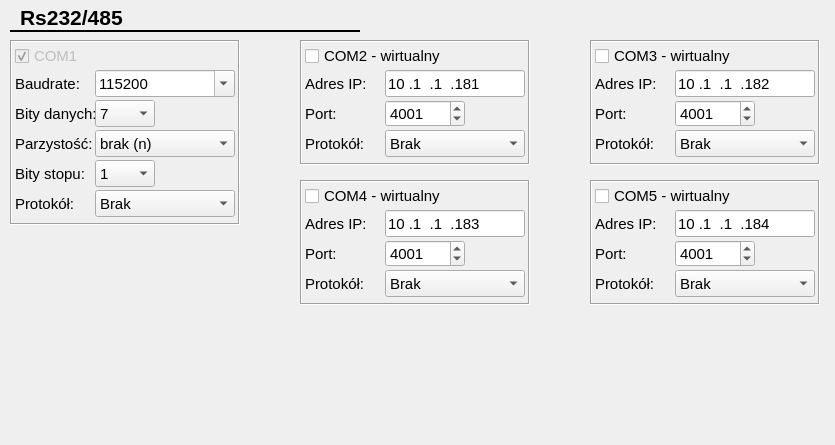
<?xml version="1.0" encoding="UTF-8"?>
<ui version="4.0">
 <class>CRs232CfgForm</class>
 <widget class="QWidget" name="CRs232CfgForm">
  <property name="geometry">
   <rect>
    <x>0</x>
    <y>0</y>
    <width>835</width>
    <height>445</height>
   </rect>
  </property>
  <property name="windowTitle">
   <string>Form</string>
  </property>
  <widget class="QLabel" name="label_13">
   <property name="geometry">
    <rect>
     <x>20</x>
     <y>5</y>
     <width>220</width>
     <height>25</height>
    </rect>
   </property>
   <property name="font">
    <font>
     <family>Arial</family>
     <pointsize>16</pointsize>
     <weight>75</weight>
     <bold>true</bold>
     <underline>false</underline>
    </font>
   </property>
   <property name="text">
    <string>Rs232/485</string>
   </property>
   <property name="textFormat">
    <enum>Qt::AutoText</enum>
   </property>
  </widget>
  <widget class="Line" name="line">
   <property name="geometry">
    <rect>
     <x>10</x>
     <y>30</y>
     <width>350</width>
     <height>3</height>
    </rect>
   </property>
   <property name="frameShadow">
    <enum>QFrame::Plain</enum>
   </property>
   <property name="lineWidth">
    <number>2</number>
   </property>
   <property name="orientation">
    <enum>Qt::Horizontal</enum>
   </property>
  </widget>
  <widget class="QFrame" name="frame_11">
   <property name="geometry">
    <rect>
     <x>10</x>
     <y>40</y>
     <width>230</width>
     <height>185</height>
    </rect>
   </property>
   <property name="font">
    <font>
     <pointsize>11</pointsize>
    </font>
   </property>
   <property name="frameShape">
    <enum>QFrame::Box</enum>
   </property>
   <property name="frameShadow">
    <enum>QFrame::Sunken</enum>
   </property>
   <widget class="QCheckBox" name="rsActiveChk">
    <property name="enabled">
     <bool>false</bool>
    </property>
    <property name="geometry">
     <rect>
      <x>5</x>
      <y>5</y>
      <width>150</width>
      <height>22</height>
     </rect>
    </property>
    <property name="font">
     <font>
      <family>Arial</family>
      <pointsize>11</pointsize>
     </font>
    </property>
    <property name="text">
     <string>COM1</string>
    </property>
    <property name="checked">
     <bool>true</bool>
    </property>
   </widget>
   <widget class="QLabel" name="label_80">
    <property name="geometry">
     <rect>
      <x>5</x>
      <y>35</y>
      <width>70</width>
      <height>17</height>
     </rect>
    </property>
    <property name="font">
     <font>
      <family>Arial</family>
      <pointsize>11</pointsize>
     </font>
    </property>
    <property name="text">
     <string>Baudrate:</string>
    </property>
   </widget>
   <widget class="QLabel" name="label_81">
    <property name="geometry">
     <rect>
      <x>5</x>
      <y>95</y>
      <width>80</width>
      <height>17</height>
     </rect>
    </property>
    <property name="font">
     <font>
      <family>Arial</family>
      <pointsize>11</pointsize>
     </font>
    </property>
    <property name="text">
     <string>Parzystość:</string>
    </property>
   </widget>
   <widget class="QLabel" name="label_82">
    <property name="geometry">
     <rect>
      <x>5</x>
      <y>125</y>
      <width>80</width>
      <height>17</height>
     </rect>
    </property>
    <property name="font">
     <font>
      <family>Arial</family>
      <pointsize>11</pointsize>
     </font>
    </property>
    <property name="text">
     <string>Bity stopu:</string>
    </property>
   </widget>
   <widget class="QLabel" name="label_83">
    <property name="geometry">
     <rect>
      <x>5</x>
      <y>155</y>
      <width>70</width>
      <height>17</height>
     </rect>
    </property>
    <property name="font">
     <font>
      <family>Arial</family>
      <pointsize>11</pointsize>
     </font>
    </property>
    <property name="text">
     <string>Protokół:</string>
    </property>
   </widget>
   <widget class="QComboBox" name="rsBaudrateCmb">
    <property name="geometry">
     <rect>
      <x>85</x>
      <y>30</y>
      <width>140</width>
      <height>27</height>
     </rect>
    </property>
    <property name="font">
     <font>
      <family>Arial</family>
      <pointsize>11</pointsize>
     </font>
    </property>
    <property name="editable">
     <bool>true</bool>
    </property>
    <property name="currentIndex">
     <number>12</number>
    </property>
    <item>
     <property name="text">
      <string>50</string>
     </property>
    </item>
    <item>
     <property name="text">
      <string>100</string>
     </property>
    </item>
    <item>
     <property name="text">
      <string>110</string>
     </property>
    </item>
    <item>
     <property name="text">
      <string>300</string>
     </property>
    </item>
    <item>
     <property name="text">
      <string>600</string>
     </property>
    </item>
    <item>
     <property name="text">
      <string>1200</string>
     </property>
    </item>
    <item>
     <property name="text">
      <string>2400</string>
     </property>
    </item>
    <item>
     <property name="text">
      <string>4800</string>
     </property>
    </item>
    <item>
     <property name="text">
      <string>9600</string>
     </property>
    </item>
    <item>
     <property name="text">
      <string>19200</string>
     </property>
    </item>
    <item>
     <property name="text">
      <string>38400</string>
     </property>
    </item>
    <item>
     <property name="text">
      <string>57600</string>
     </property>
    </item>
    <item>
     <property name="text">
      <string>115200</string>
     </property>
    </item>
   </widget>
   <widget class="QComboBox" name="rsParityCmb">
    <property name="geometry">
     <rect>
      <x>85</x>
      <y>90</y>
      <width>140</width>
      <height>27</height>
     </rect>
    </property>
    <property name="font">
     <font>
      <family>Arial</family>
      <pointsize>11</pointsize>
     </font>
    </property>
    <property name="currentIndex">
     <number>0</number>
    </property>
    <item>
     <property name="text">
      <string>brak (n)</string>
     </property>
    </item>
    <item>
     <property name="text">
      <string>parzysty (e)</string>
     </property>
    </item>
    <item>
     <property name="text">
      <string>nieparzysty (o)</string>
     </property>
    </item>
   </widget>
   <widget class="QComboBox" name="rsStopBitsCmb">
    <property name="geometry">
     <rect>
      <x>85</x>
      <y>120</y>
      <width>60</width>
      <height>27</height>
     </rect>
    </property>
    <property name="font">
     <font>
      <family>Arial</family>
      <pointsize>11</pointsize>
     </font>
    </property>
    <item>
     <property name="text">
      <string>1</string>
     </property>
    </item>
    <item>
     <property name="text">
      <string>2</string>
     </property>
    </item>
   </widget>
   <widget class="QComboBox" name="rsProtocolCmb">
    <property name="geometry">
     <rect>
      <x>85</x>
      <y>150</y>
      <width>140</width>
      <height>27</height>
     </rect>
    </property>
    <property name="font">
     <font>
      <family>Arial</family>
      <pointsize>11</pointsize>
     </font>
    </property>
    <property name="currentIndex">
     <number>0</number>
    </property>
    <item>
     <property name="text">
      <string>Brak</string>
     </property>
    </item>
    <item>
     <property name="text">
      <string>Konsola</string>
     </property>
    </item>
    <item>
     <property name="text">
      <string>Modbus master</string>
     </property>
    </item>
    <item>
     <property name="text">
      <string>Licznik energii</string>
     </property>
    </item>
   </widget>
   <widget class="QLabel" name="label">
    <property name="geometry">
     <rect>
      <x>5</x>
      <y>65</y>
      <width>81</width>
      <height>17</height>
     </rect>
    </property>
    <property name="font">
     <font>
      <family>Arial</family>
      <pointsize>11</pointsize>
     </font>
    </property>
    <property name="text">
     <string>Bity danych:</string>
    </property>
   </widget>
   <widget class="QComboBox" name="rsDataBitsCmb">
    <property name="geometry">
     <rect>
      <x>85</x>
      <y>60</y>
      <width>60</width>
      <height>27</height>
     </rect>
    </property>
    <property name="font">
     <font>
      <family>Arial</family>
      <pointsize>11</pointsize>
     </font>
    </property>
    <item>
     <property name="text">
      <string>7</string>
     </property>
    </item>
    <item>
     <property name="text">
      <string>8</string>
     </property>
    </item>
   </widget>
  </widget>
  <widget class="QFrame" name="frame_14">
   <property name="geometry">
    <rect>
     <x>300</x>
     <y>180</y>
     <width>230</width>
     <height>125</height>
    </rect>
   </property>
   <property name="font">
    <font>
     <pointsize>11</pointsize>
    </font>
   </property>
   <property name="frameShape">
    <enum>QFrame::Box</enum>
   </property>
   <property name="frameShadow">
    <enum>QFrame::Sunken</enum>
   </property>
   <widget class="QCheckBox" name="virtRs3ActiveChk">
    <property name="geometry">
     <rect>
      <x>5</x>
      <y>5</y>
      <width>150</width>
      <height>22</height>
     </rect>
    </property>
    <property name="font">
     <font>
      <family>Arial</family>
      <pointsize>11</pointsize>
     </font>
    </property>
    <property name="text">
     <string>COM4 - wirtualny</string>
    </property>
    <property name="checked">
     <bool>false</bool>
    </property>
   </widget>
   <widget class="QLabel" name="label_90">
    <property name="geometry">
     <rect>
      <x>5</x>
      <y>95</y>
      <width>70</width>
      <height>17</height>
     </rect>
    </property>
    <property name="font">
     <font>
      <family>Arial</family>
      <pointsize>11</pointsize>
     </font>
    </property>
    <property name="text">
     <string>Protokół:</string>
    </property>
   </widget>
   <widget class="QComboBox" name="virtRs3ProtocolCmb">
    <property name="geometry">
     <rect>
      <x>85</x>
      <y>90</y>
      <width>140</width>
      <height>27</height>
     </rect>
    </property>
    <property name="font">
     <font>
      <family>Arial</family>
      <pointsize>11</pointsize>
     </font>
    </property>
    <property name="currentIndex">
     <number>0</number>
    </property>
    <item>
     <property name="text">
      <string>Brak</string>
     </property>
    </item>
    <item>
     <property name="text">
      <string>Konsola</string>
     </property>
    </item>
    <item>
     <property name="text">
      <string>Modbus master</string>
     </property>
    </item>
    <item>
     <property name="text">
      <string>Licznik energii</string>
     </property>
    </item>
   </widget>
   <widget class="QLineEdit" name="virtRs3IpAddrEdit">
    <property name="geometry">
     <rect>
      <x>85</x>
      <y>30</y>
      <width>140</width>
      <height>27</height>
     </rect>
    </property>
    <property name="font">
     <font>
      <family>Arial</family>
      <pointsize>11</pointsize>
     </font>
    </property>
    <property name="inputMask">
     <string>000.000.000.000</string>
    </property>
    <property name="text">
     <string>10.1.1.183</string>
    </property>
   </widget>
   <widget class="QLabel" name="label_91">
    <property name="geometry">
     <rect>
      <x>5</x>
      <y>35</y>
      <width>60</width>
      <height>17</height>
     </rect>
    </property>
    <property name="font">
     <font>
      <family>Arial</family>
      <pointsize>11</pointsize>
     </font>
    </property>
    <property name="text">
     <string>Adres IP:</string>
    </property>
   </widget>
   <widget class="QLabel" name="label_92">
    <property name="geometry">
     <rect>
      <x>5</x>
      <y>65</y>
      <width>40</width>
      <height>17</height>
     </rect>
    </property>
    <property name="font">
     <font>
      <family>Arial</family>
      <pointsize>11</pointsize>
     </font>
    </property>
    <property name="text">
     <string>Port:</string>
    </property>
   </widget>
   <widget class="QSpinBox" name="virtRs3Port">
    <property name="geometry">
     <rect>
      <x>85</x>
      <y>60</y>
      <width>80</width>
      <height>27</height>
     </rect>
    </property>
    <property name="font">
     <font>
      <family>Arial</family>
      <pointsize>11</pointsize>
     </font>
    </property>
    <property name="maximum">
     <number>65535</number>
    </property>
    <property name="value">
     <number>4001</number>
    </property>
   </widget>
  </widget>
  <widget class="QFrame" name="frame_15">
   <property name="geometry">
    <rect>
     <x>590</x>
     <y>180</y>
     <width>230</width>
     <height>125</height>
    </rect>
   </property>
   <property name="font">
    <font>
     <pointsize>11</pointsize>
    </font>
   </property>
   <property name="frameShape">
    <enum>QFrame::Box</enum>
   </property>
   <property name="frameShadow">
    <enum>QFrame::Sunken</enum>
   </property>
   <widget class="QCheckBox" name="virtRs4ActiveChk">
    <property name="geometry">
     <rect>
      <x>5</x>
      <y>5</y>
      <width>150</width>
      <height>22</height>
     </rect>
    </property>
    <property name="font">
     <font>
      <family>Arial</family>
      <pointsize>11</pointsize>
     </font>
    </property>
    <property name="text">
     <string>COM5 - wirtualny</string>
    </property>
    <property name="checked">
     <bool>false</bool>
    </property>
   </widget>
   <widget class="QLabel" name="label_93">
    <property name="geometry">
     <rect>
      <x>5</x>
      <y>95</y>
      <width>70</width>
      <height>17</height>
     </rect>
    </property>
    <property name="font">
     <font>
      <family>Arial</family>
      <pointsize>11</pointsize>
     </font>
    </property>
    <property name="text">
     <string>Protokół:</string>
    </property>
   </widget>
   <widget class="QComboBox" name="virtRs4ProtocolCmb">
    <property name="geometry">
     <rect>
      <x>85</x>
      <y>90</y>
      <width>140</width>
      <height>27</height>
     </rect>
    </property>
    <property name="font">
     <font>
      <family>Arial</family>
      <pointsize>11</pointsize>
     </font>
    </property>
    <property name="currentIndex">
     <number>0</number>
    </property>
    <item>
     <property name="text">
      <string>Brak</string>
     </property>
    </item>
    <item>
     <property name="text">
      <string>Konsola</string>
     </property>
    </item>
    <item>
     <property name="text">
      <string>Modbus master</string>
     </property>
    </item>
    <item>
     <property name="text">
      <string>Licznik energii</string>
     </property>
    </item>
   </widget>
   <widget class="QLineEdit" name="virtRs4IpAddrEdit">
    <property name="geometry">
     <rect>
      <x>85</x>
      <y>30</y>
      <width>140</width>
      <height>27</height>
     </rect>
    </property>
    <property name="font">
     <font>
      <family>Arial</family>
      <pointsize>11</pointsize>
     </font>
    </property>
    <property name="inputMask">
     <string>000.000.000.000</string>
    </property>
    <property name="text">
     <string>10.1.1.184</string>
    </property>
   </widget>
   <widget class="QLabel" name="label_94">
    <property name="geometry">
     <rect>
      <x>5</x>
      <y>35</y>
      <width>60</width>
      <height>17</height>
     </rect>
    </property>
    <property name="font">
     <font>
      <family>Arial</family>
      <pointsize>11</pointsize>
     </font>
    </property>
    <property name="text">
     <string>Adres IP:</string>
    </property>
   </widget>
   <widget class="QLabel" name="label_95">
    <property name="geometry">
     <rect>
      <x>5</x>
      <y>65</y>
      <width>40</width>
      <height>17</height>
     </rect>
    </property>
    <property name="font">
     <font>
      <family>Arial</family>
      <pointsize>11</pointsize>
     </font>
    </property>
    <property name="text">
     <string>Port:</string>
    </property>
   </widget>
   <widget class="QSpinBox" name="virtRs4Port">
    <property name="geometry">
     <rect>
      <x>85</x>
      <y>60</y>
      <width>80</width>
      <height>27</height>
     </rect>
    </property>
    <property name="font">
     <font>
      <family>Arial</family>
      <pointsize>11</pointsize>
     </font>
    </property>
    <property name="maximum">
     <number>65535</number>
    </property>
    <property name="value">
     <number>4001</number>
    </property>
   </widget>
  </widget>
  <widget class="QFrame" name="frame_12">
   <property name="geometry">
    <rect>
     <x>300</x>
     <y>40</y>
     <width>230</width>
     <height>125</height>
    </rect>
   </property>
   <property name="font">
    <font>
     <pointsize>11</pointsize>
    </font>
   </property>
   <property name="frameShape">
    <enum>QFrame::Box</enum>
   </property>
   <property name="frameShadow">
    <enum>QFrame::Sunken</enum>
   </property>
   <widget class="QCheckBox" name="virtRs1ActiveChk">
    <property name="geometry">
     <rect>
      <x>5</x>
      <y>5</y>
      <width>150</width>
      <height>22</height>
     </rect>
    </property>
    <property name="font">
     <font>
      <family>Arial</family>
      <pointsize>11</pointsize>
     </font>
    </property>
    <property name="text">
     <string>COM2 - wirtualny</string>
    </property>
    <property name="checked">
     <bool>false</bool>
    </property>
   </widget>
   <widget class="QLabel" name="label_87">
    <property name="geometry">
     <rect>
      <x>5</x>
      <y>95</y>
      <width>70</width>
      <height>17</height>
     </rect>
    </property>
    <property name="font">
     <font>
      <family>Arial</family>
      <pointsize>11</pointsize>
     </font>
    </property>
    <property name="text">
     <string>Protokół:</string>
    </property>
   </widget>
   <widget class="QComboBox" name="virtRs1ProtocolCmb">
    <property name="geometry">
     <rect>
      <x>85</x>
      <y>90</y>
      <width>140</width>
      <height>27</height>
     </rect>
    </property>
    <property name="font">
     <font>
      <family>Arial</family>
      <pointsize>11</pointsize>
     </font>
    </property>
    <property name="currentIndex">
     <number>0</number>
    </property>
    <item>
     <property name="text">
      <string>Brak</string>
     </property>
    </item>
    <item>
     <property name="text">
      <string>Konsola</string>
     </property>
    </item>
    <item>
     <property name="text">
      <string>Modbus master</string>
     </property>
    </item>
    <item>
     <property name="text">
      <string>Licznik energii</string>
     </property>
    </item>
   </widget>
   <widget class="QLineEdit" name="virtRs1IpAddrEdit">
    <property name="geometry">
     <rect>
      <x>85</x>
      <y>30</y>
      <width>140</width>
      <height>27</height>
     </rect>
    </property>
    <property name="font">
     <font>
      <family>Arial</family>
      <pointsize>11</pointsize>
     </font>
    </property>
    <property name="inputMask">
     <string>000.000.000.000</string>
    </property>
    <property name="text">
     <string>10.1.1.181</string>
    </property>
   </widget>
   <widget class="QLabel" name="label_84">
    <property name="geometry">
     <rect>
      <x>5</x>
      <y>35</y>
      <width>60</width>
      <height>17</height>
     </rect>
    </property>
    <property name="font">
     <font>
      <family>Arial</family>
      <pointsize>11</pointsize>
     </font>
    </property>
    <property name="text">
     <string>Adres IP:</string>
    </property>
   </widget>
   <widget class="QLabel" name="label_85">
    <property name="geometry">
     <rect>
      <x>5</x>
      <y>65</y>
      <width>40</width>
      <height>17</height>
     </rect>
    </property>
    <property name="font">
     <font>
      <family>Arial</family>
      <pointsize>11</pointsize>
     </font>
    </property>
    <property name="text">
     <string>Port:</string>
    </property>
   </widget>
   <widget class="QSpinBox" name="virtRs1Port">
    <property name="geometry">
     <rect>
      <x>85</x>
      <y>60</y>
      <width>80</width>
      <height>27</height>
     </rect>
    </property>
    <property name="font">
     <font>
      <family>Arial</family>
      <pointsize>11</pointsize>
     </font>
    </property>
    <property name="maximum">
     <number>65535</number>
    </property>
    <property name="value">
     <number>4001</number>
    </property>
   </widget>
  </widget>
  <widget class="QFrame" name="frame_13">
   <property name="geometry">
    <rect>
     <x>590</x>
     <y>40</y>
     <width>230</width>
     <height>125</height>
    </rect>
   </property>
   <property name="font">
    <font>
     <pointsize>11</pointsize>
    </font>
   </property>
   <property name="frameShape">
    <enum>QFrame::Box</enum>
   </property>
   <property name="frameShadow">
    <enum>QFrame::Sunken</enum>
   </property>
   <widget class="QCheckBox" name="virtRs2ActiveChk">
    <property name="geometry">
     <rect>
      <x>5</x>
      <y>5</y>
      <width>150</width>
      <height>22</height>
     </rect>
    </property>
    <property name="font">
     <font>
      <family>Arial</family>
      <pointsize>11</pointsize>
     </font>
    </property>
    <property name="text">
     <string>COM3 - wirtualny</string>
    </property>
    <property name="checked">
     <bool>false</bool>
    </property>
   </widget>
   <widget class="QLabel" name="label_88">
    <property name="geometry">
     <rect>
      <x>5</x>
      <y>95</y>
      <width>70</width>
      <height>17</height>
     </rect>
    </property>
    <property name="font">
     <font>
      <family>Arial</family>
      <pointsize>11</pointsize>
     </font>
    </property>
    <property name="text">
     <string>Protokół:</string>
    </property>
   </widget>
   <widget class="QComboBox" name="virtRs2ProtocolCmb">
    <property name="geometry">
     <rect>
      <x>85</x>
      <y>90</y>
      <width>140</width>
      <height>27</height>
     </rect>
    </property>
    <property name="font">
     <font>
      <family>Arial</family>
      <pointsize>11</pointsize>
     </font>
    </property>
    <property name="currentIndex">
     <number>0</number>
    </property>
    <item>
     <property name="text">
      <string>Brak</string>
     </property>
    </item>
    <item>
     <property name="text">
      <string>Konsola</string>
     </property>
    </item>
    <item>
     <property name="text">
      <string>Modbus master</string>
     </property>
    </item>
    <item>
     <property name="text">
      <string>Licznik energii</string>
     </property>
    </item>
   </widget>
   <widget class="QLineEdit" name="virtRs2IpAddrEdit">
    <property name="geometry">
     <rect>
      <x>85</x>
      <y>30</y>
      <width>140</width>
      <height>27</height>
     </rect>
    </property>
    <property name="font">
     <font>
      <family>Arial</family>
      <pointsize>11</pointsize>
     </font>
    </property>
    <property name="inputMask">
     <string>000.000.000.000</string>
    </property>
    <property name="text">
     <string>10.1.1.182</string>
    </property>
   </widget>
   <widget class="QLabel" name="label_86">
    <property name="geometry">
     <rect>
      <x>5</x>
      <y>35</y>
      <width>60</width>
      <height>17</height>
     </rect>
    </property>
    <property name="font">
     <font>
      <family>Arial</family>
      <pointsize>11</pointsize>
     </font>
    </property>
    <property name="text">
     <string>Adres IP:</string>
    </property>
   </widget>
   <widget class="QLabel" name="label_89">
    <property name="geometry">
     <rect>
      <x>5</x>
      <y>65</y>
      <width>40</width>
      <height>17</height>
     </rect>
    </property>
    <property name="font">
     <font>
      <family>Arial</family>
      <pointsize>11</pointsize>
     </font>
    </property>
    <property name="text">
     <string>Port:</string>
    </property>
   </widget>
   <widget class="QSpinBox" name="virtRs2Port">
    <property name="geometry">
     <rect>
      <x>85</x>
      <y>60</y>
      <width>80</width>
      <height>27</height>
     </rect>
    </property>
    <property name="font">
     <font>
      <family>Arial</family>
      <pointsize>11</pointsize>
     </font>
    </property>
    <property name="maximum">
     <number>65535</number>
    </property>
    <property name="value">
     <number>4001</number>
    </property>
   </widget>
  </widget>
 </widget>
 <resources/>
 <connections/>
</ui>
